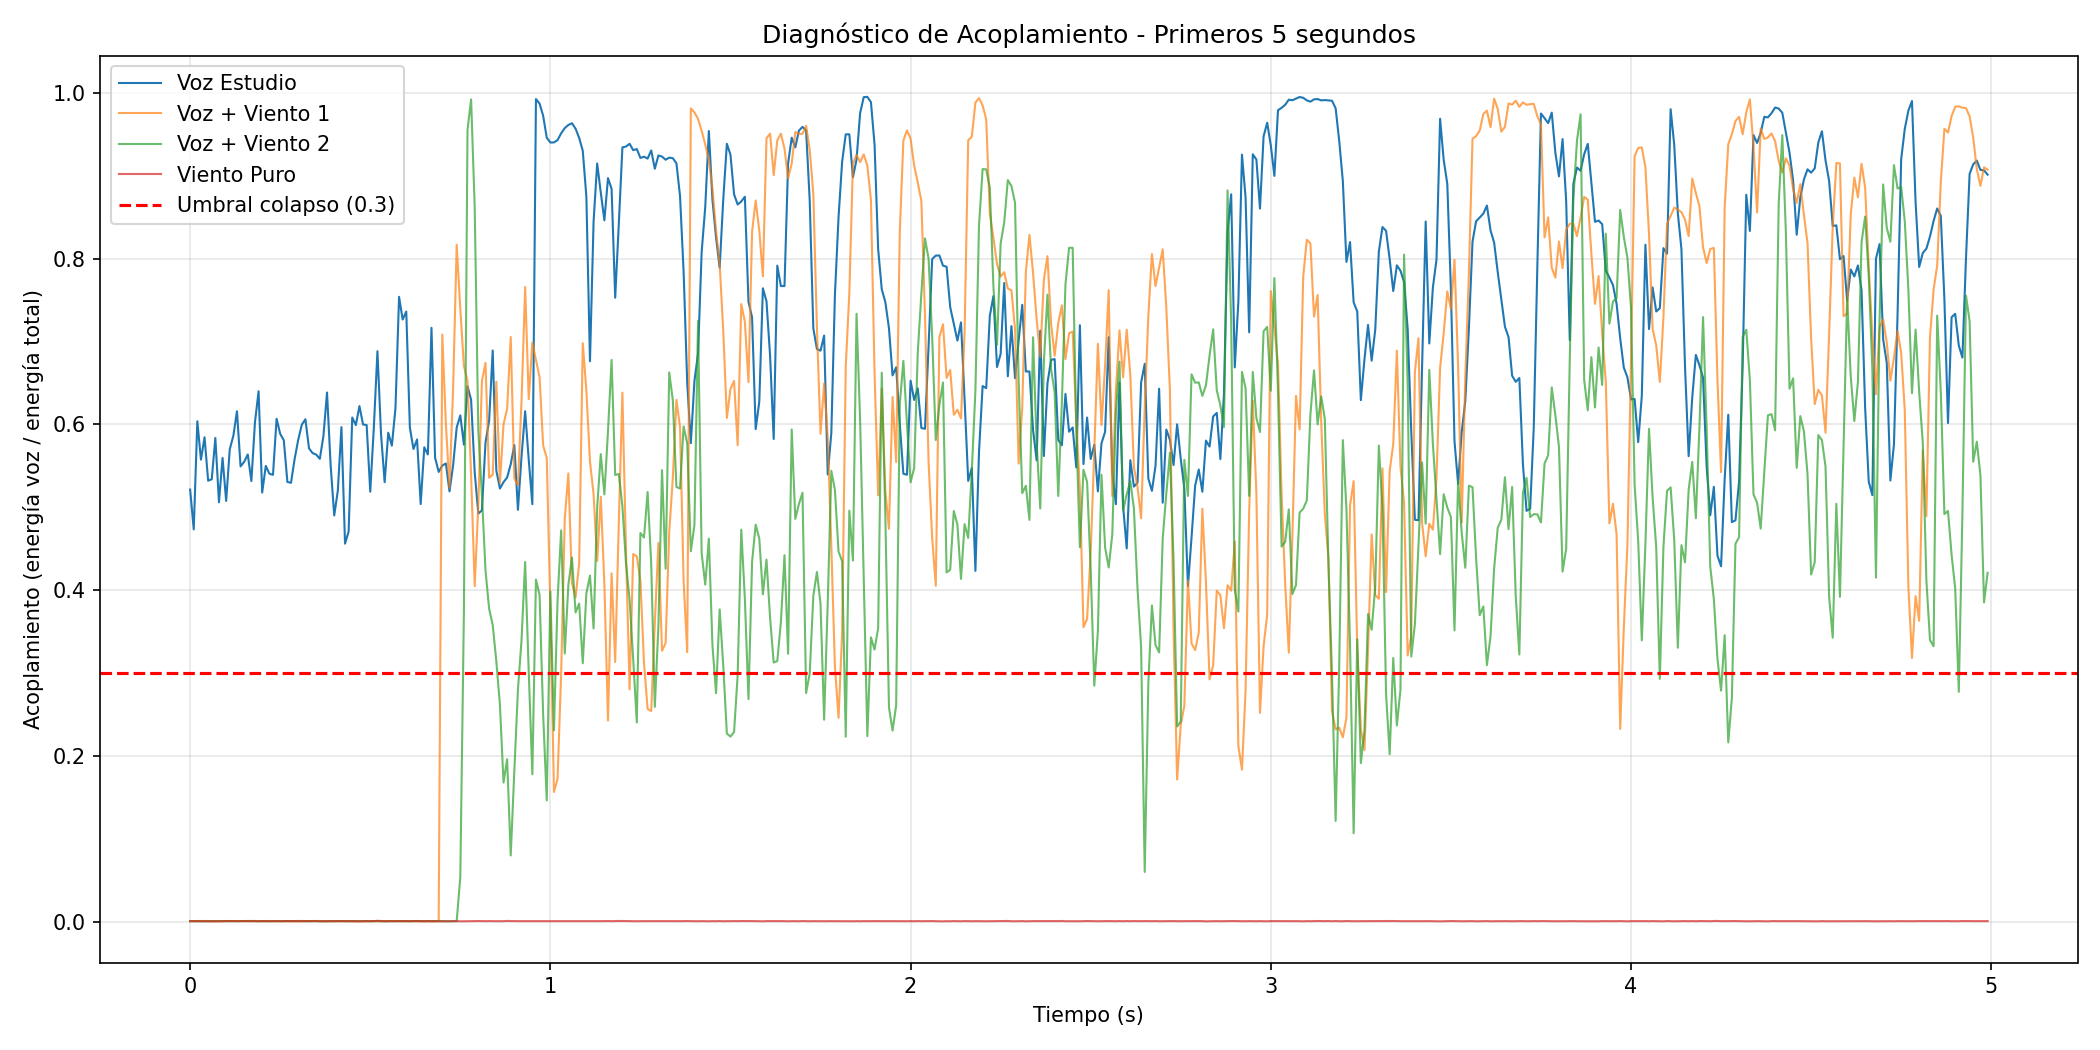

Recreate this plot in Python.
# diagnostico_acoplamiento.py
import numpy as np
import scipy.io.wavfile as wav
import matplotlib.pyplot as plt
import warnings
warnings.filterwarnings('ignore')

def cargar_wav_seguro(nombre):
    """Carga WAV manejando diferentes formatos de retorno."""
    resultado = wav.read(nombre)
    
    # scipy.io.wavfile.read puede retornar 2 o 3 valores
    if len(resultado) == 2:
        sr, data = resultado
    elif len(resultado) == 3:
        sr, data, _ = resultado
    else:
        raise ValueError(f"No se pudo leer {nombre}")
    
    # Convertir a float
    if data.dtype == np.int16:
        data = data.astype(np.float32) / 32768.0
    elif data.dtype == np.int32:
        data = data.astype(np.float32) / 2147483648.0
    else:
        data = data.astype(np.float32)
    
    return sr, data

def a_mono(audio):
    """Convierte estéreo a mono promediando canales."""
    if audio is None:
        return None
    if audio.ndim == 1:
        return audio
    elif audio.ndim == 2:
        return audio.mean(axis=1)
    return audio

def acoplamiento_simple(audio, fs, ventana_ms=30, hop_ms=10):
    """Calcula acoplamiento como proporción energía voz / energía total."""
    ventana = int(fs * ventana_ms / 1000)
    hop = int(fs * hop_ms / 1000)
    
    if len(audio) < ventana:
        return np.array([0.5])
    
    n_ventanas = (len(audio) - ventana) // hop + 1
    acoplamientos = []
    
    for i in range(n_ventanas):
        inicio = i * hop
        fragmento = audio[inicio:inicio + ventana]
        ventana_hann = np.hanning(len(fragmento))
        fragmento = fragmento * ventana_hann
        
        fft = np.fft.rfft(fragmento)
        potencia = np.abs(fft) ** 2
        freqs = np.fft.rfftfreq(len(fragmento), 1/fs)
        
        # Energía en banda de viento (0-200 Hz)
        mask_viento = freqs <= 200
        energia_viento = np.sum(potencia[mask_viento]) if np.any(mask_viento) else 0
        
        # Energía en banda de voz (100-4000 Hz)
        mask_voz = (freqs >= 100) & (freqs <= 4000)
        energia_voz = np.sum(potencia[mask_voz]) if np.any(mask_voz) else 0
        
        energia_total = energia_voz + energia_viento + 0.01
        acop = energia_voz / energia_total
        acoplamientos.append(acop)
    
    return np.array(acoplamientos)

# Cargar archivos
print("Cargando archivos...")
try:
    sr_v, voz = cargar_wav_seguro('Voz_Estudio.wav')
    print(f"  Voz_Estudio: {len(voz)/sr_v:.3f}s, {sr_v}Hz, {voz.dtype}")
except Exception as e:
    print(f"  Error con Voz_Estudio: {e}")
    sr_v, voz = None, None

try:
    sr_v1, voz_viento1 = cargar_wav_seguro('Voz+Viento_1.wav')
    print(f"  Voz+Viento_1: {len(voz_viento1)/sr_v1:.3f}s, {sr_v1}Hz")
except Exception as e:
    print(f"  Error con Voz+Viento_1: {e}")
    sr_v1, voz_viento1 = None, None

try:
    sr_v2, voz_viento2 = cargar_wav_seguro('Voz+Viento_2.wav')
    print(f"  Voz+Viento_2: {len(voz_viento2)/sr_v2:.3f}s, {sr_v2}Hz")
except Exception as e:
    print(f"  Error con Voz+Viento_2: {e}")
    sr_v2, voz_viento2 = None, None

try:
    sr_w, viento = cargar_wav_seguro('Viento.wav')
    print(f"  Viento: {len(viento)/sr_w:.3f}s, {sr_w}Hz")
except Exception as e:
    print(f"  Error con Viento: {e}")
    sr_w, viento = None, None

# Verificar que todos tienen la misma frecuencia
frecuencias = []
for sr in [sr_v, sr_v1, sr_v2, sr_w]:
    if sr is not None:
        frecuencias.append(sr)
frecuencias = set(frecuencias)

if len(frecuencias) != 1:
    print(f"\nAdvertencia: Frecuencias diferentes: {frecuencias}")
    # Usar la primera no nula como referencia
    fs = next(sr for sr in [sr_v, sr_v1, sr_v2, sr_w] if sr is not None)
    print(f"  Usando fs = {fs} Hz")
else:
    fs = sr_v

# Convertir a mono y normalizar
print("\nProcesando...")
voz = a_mono(voz) if voz is not None else None
voz_viento1 = a_mono(voz_viento1) if voz_viento1 is not None else None
voz_viento2 = a_mono(voz_viento2) if voz_viento2 is not None else None
viento = a_mono(viento) if viento is not None else None

# Recortar todas a la misma duración (la más corta)
arrays = [voz, voz_viento1, voz_viento2, viento]
nombres = ["Voz Estudio", "Voz+Viento_1", "Voz+Viento_2", "Viento"]
datos_validos = [(arr, nom) for arr, nom in zip(arrays, nombres) if arr is not None]

if len(datos_validos) > 0:
    min_len = min(len(arr) for arr, _ in datos_validos)
    print(f"Recortando a {min_len} muestras")
    
    idx = 0
    if voz is not None:
        voz = voz[:min_len]
    if voz_viento1 is not None:
        voz_viento1 = voz_viento1[:min_len]
    if voz_viento2 is not None:
        voz_viento2 = voz_viento2[:min_len]
    if viento is not None:
        viento = viento[:min_len]

# Calcular acoplamiento
print("Calculando acoplamiento...")
acop_voz = acoplamiento_simple(voz, fs) if voz is not None else None
acop_v1 = acoplamiento_simple(voz_viento1, fs) if voz_viento1 is not None else None
acop_v2 = acoplamiento_simple(voz_viento2, fs) if voz_viento2 is not None else None
acop_viento = acoplamiento_simple(viento, fs) if viento is not None else None

# Graficar
plt.figure(figsize=(14, 7))

t_max = 5  # mostrar primeros 5 segundos

if acop_voz is not None:
    t_voz = np.arange(len(acop_voz)) * 10 / 1000
    mask = t_voz < t_max
    plt.plot(t_voz[mask], acop_voz[mask], label='Voz Estudio', linewidth=1)

if acop_v1 is not None:
    t_v1 = np.arange(len(acop_v1)) * 10 / 1000
    mask = t_v1 < t_max
    plt.plot(t_v1[mask], acop_v1[mask], label='Voz + Viento 1', linewidth=1, alpha=0.7)

if acop_v2 is not None:
    t_v2 = np.arange(len(acop_v2)) * 10 / 1000
    mask = t_v2 < t_max
    plt.plot(t_v2[mask], acop_v2[mask], label='Voz + Viento 2', linewidth=1, alpha=0.7)

if acop_viento is not None:
    t_w = np.arange(len(acop_viento)) * 10 / 1000
    mask = t_w < t_max
    plt.plot(t_w[mask], acop_viento[mask], label='Viento Puro', linewidth=1, alpha=0.7)

plt.axhline(y=0.3, color='r', linestyle='--', label='Umbral colapso (0.3)')
plt.xlabel('Tiempo (s)')
plt.ylabel('Acoplamiento (energía voz / energía total)')
plt.title('Diagnóstico de Acoplamiento - Primeros 5 segundos')
plt.legend()
plt.grid(True, alpha=0.3)
plt.tight_layout()
plt.savefig('diagnostico_acoplamiento.png', dpi=150)
print("Gráfico guardado: diagnostico_acoplamiento.png")

# Estadísticas
print("\n" + "=" * 50)
print("ESTADÍSTICAS DE ACOPLAMIENTO")
print("=" * 50)

def stats(nombre, acop):
    if acop is not None and len(acop) > 0:
        print(f"{nombre:20} media={np.mean(acop):.3f}  min={np.min(acop):.3f}  max={np.max(acop):.3f}")
    else:
        print(f"{nombre:20} ERROR - no se pudo calcular")

stats("Voz Estudio", acop_voz)
stats("Voz + Viento 1", acop_v1)
stats("Voz + Viento 2", acop_v2)
stats("Viento Puro", acop_viento)

# Verificar si hay voz (acoplamiento alto)
if acop_voz is not None and len(acop_voz) > 0:
    if np.mean(acop_voz) > 0.6:
        print("\n✅ Voz Estudio detectada correctamente (acoplamiento alto)")
    else:
        print(f"\n❌ Voz Estudio NO detectada (acoplamiento medio={np.mean(acop_voz):.3f}). Revisar cálculo.")
else:
    print("\n❌ No se pudo calcular acoplamiento para Voz Estudio")

print("\n¡Diagnóstico completado!")
